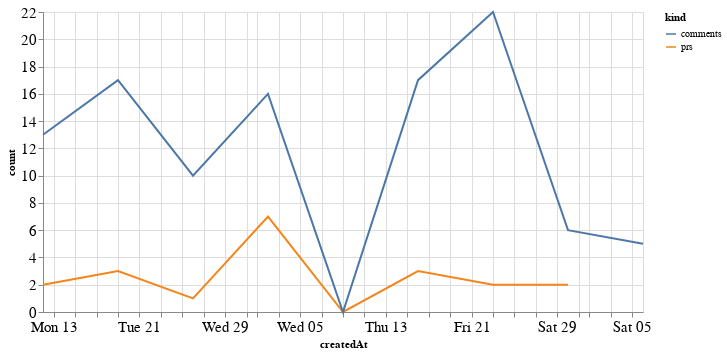

Here is the notebook cell this chart was saved with:
### Code cell
alt.Chart(total_time, width=600).mark_line().encode(
    x='createdAt',
    y='count',
    color='kind'
)

### Figure 1 — Vega-Lite specification as saved in the notebook (floating-point values rounded to 4 significant figures)
{"config": {"axisLeft": {"labelFontSize": 15}, "axisBottom": {"labelFontSize": 15}}, "data": {"name": "data-4f77e6ca4014f9cdf89f480ee18084ad"}, "mark": "line", "encoding": {"color": {"type": "nominal", "field": "kind"}, "x": {"type": "temporal", "field": "createdAt"}, "y": {"type": "quantitative", "field": "count"}}, "width": 600, "$schema": "https://vega.github.io/schema/vega-lite/v4.8.1.json", "datasets": {"data-4f77e6ca4014f9cdf89f480ee18084ad": [{"createdAt": "2020-07-12T00:00:00", "kind": "prs", "count": 2.0}, {"createdAt": "2020-07-19T00:00:00", "kind": "prs", "count": 3.0}, {"createdAt": "2020-07-26T00:00:00", "kind": "prs", "count": 1.0}, {"createdAt": "2020-08-02T00:00:00", "kind": "prs", "count": 7.0}, {"createdAt": "2020-08-09T00:00:00", "kind": "prs", "count": 0.0}, {"createdAt": "2020-08-16T00:00:00", "kind": "prs", "count": 3.0}, {"createdAt": "2020-08-23T00:00:00", "kind": "prs", "count": 2.0}, {"createdAt": "2020-08-30T00:00:00", "kind": "prs", "count": 2.0}, {"createdAt": "2020-09-06T00:00:00", "kind": "prs", "count": null}, {"createdAt": "2020-07-12T00:00:00", "kind": "comments", "count": 13.0}, {"createdAt": "2020-07-19T00:00:00", "kind": "comments", "count": 17.0}, {"createdAt": "2020-07-26T00:00:00", "kind": "comments", "count": 10.0}, {"createdAt": "2020-08-02T00:00:00", "kind": "comments", "count": 16.0}, {"createdAt": "2020-08-09T00:00:00", "kind": "comments", "count": 0.0}, {"createdAt": "2020-08-16T00:00:00", "kind": "comments", "count": 17.0}, {"createdAt": "2020-08-23T00:00:00", "kind": "comments", "count": 22.0}, {"createdAt": "2020-08-30T00:00:00", "kind": "comments", "count": 6.0}, {"createdAt": "2020-09-06T00:00:00", "kind": "comments", "count": 5.0}]}}
